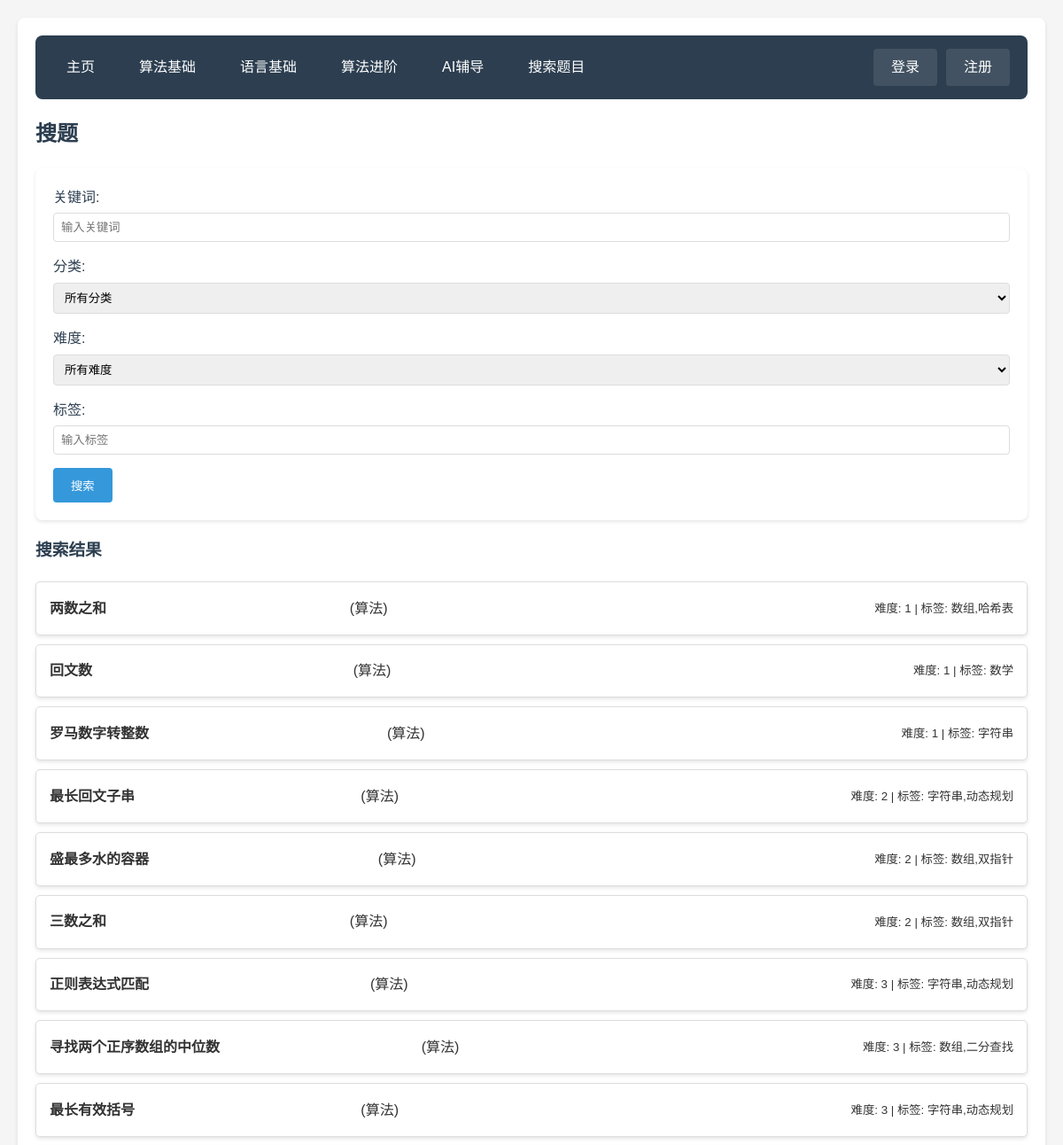
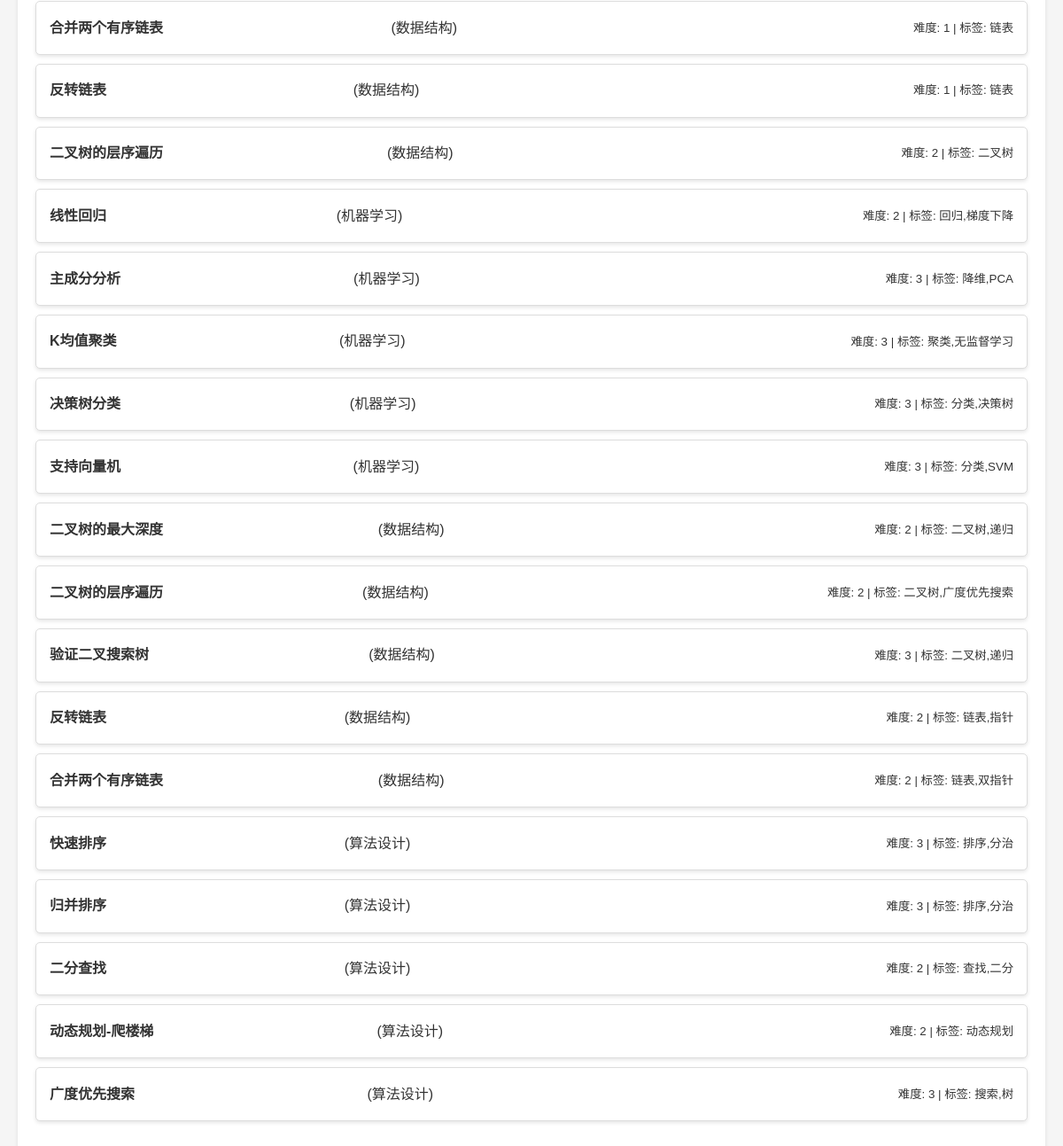
The app's page /search_problems (signed in) with its own data (2 pictures, top to bottom).
### 1.py (models this page shows)
class Problem(db.Model):
    id = db.Column(db.Integer, primary_key=True)
    title = db.Column(db.String(100), nullable=False)
    content = db.Column(db.Text, nullable=False)
    answer = db.Column(db.Text, nullable=False)
    difficulty = db.Column(db.Integer) # 1-简单, 2-中等, 3-困难
    category = db.Column(db.String(50), nullable=True)  # 新增字段
    tags = db.Column(db.String(100), nullable=True)     # 新增字段
    standard_code = db.Column(db.Text, nullable=True) # 标准答案代码
    test_cases = db.Column(db.Text, nullable=True) # 测试用例，JSON格式存储

### 1.py (the view)
@app.route('/search_problems', methods=['GET'])
@login_required
def search_problems():
    keyword = request.args.get('keyword', '').strip()
    category = request.args.get('category', '')
    difficulty = request.args.get('difficulty', '')
    tag = request.args.get('tag', '')
    query = Problem.query
    if keyword:
        query = query.filter(
            (Problem.title.contains(keyword))  # 仅搜索标题
        )
    if category:
        query = query.filter_by(category=category)
    if difficulty:
        query = query.filter_by(difficulty=difficulty)
    if tag:
        query = query.filter(Problem.tags.contains(tag))
    problems = query.all()
    return render_template('search_problems.html', problems=problems, keyword=keyword)

### 1.py (called while the page is built)
def login_required(f):
    @wraps(f)
    def decorated_function(*args, **kwargs):
        if 'user_id' not in session:
            return redirect(url_for('login'))
        user = User.query.get(session['user_id'])
        if user is None:
            session.clear()
            return redirect(url_for('login'))
        return f(*args, **kwargs)
    return decorated_function

### templates/search_problems.html (shortened to what this page needs)
{% extends "base.html" %}
{% block content %}
<h2>搜题</h2>
<form method="GET" action="{{ url_for('search_problems') }}">
    <div>
        <label for="keyword">关键词:</label>
        <input type="text" id="keyword" name="keyword" placeholder="输入关键词" value="{{ keyword }}">
    </div>
    <div>
        <label for="category">分类:</label>
        <select id="category" name="category">
            <option value="">所有分类</option>
        </select>
    </div>
    <div>
        <label for="difficulty">难度:</label>
        <select id="difficulty" name="difficulty">
            <option value="">所有难度</option>
        </select>
    </div>
    <div>
        <label for="tag">标签:</label>
        <input type="text" id="tag" name="tag" placeholder="输入标签">
    </div>
    <button type="submit">搜索</button>
</form>
<h3>搜索结果</h3>
{% if problems %}
    <ul class="search-results">
        {% for problem in problems %}
        <li>
            <a href="{{ url_for('problem_detail', problem_id=problem.id) }}" class="problem-link">
                <div class="problem-card">
                    <strong>{{ problem.title }}</strong> ({{ problem.category }})
                    <small>难度: {{ problem.difficulty }} | 标签: {{ problem.tags }}</small>
                </div>
            </a>
        </li>
        {% endfor %}
    </ul>
{% else %}
    <p>未找到相关题目。</p>
{% endif %}
{% endblock %}

### static/style.css (style rules this page uses)
body { font-family: 'Microsoft YaHei', sans-serif; line-height: 1.6; margin: 0; padding: 20px; background-color: #f5f5f5; color: #333; }
h1, h2, h3 { color: #2c3e50; margin-bottom: 20px; }
form { background-color: #fff; padding: 20px; border-radius: 8px; box-shadow: 0 2px 4px rgba(0, 0, 0, 0.1); }
form div { margin-bottom: 15px; }
label { display: block; margin-bottom: 5px; color: #2c3e50; }
input[type="text"], input[type="password"], textarea, select { width: 100%; padding: 8px; border: 1px solid #ddd; border-radius: 4px; box-sizing: border-box; }
button { background-color: #3498db; color: white; padding: 10px 20px; border: none; border-radius: 4px; cursor: pointer; transition: background-color 0.3s; }
.problem-card { display: block; text-decoration: none; color: inherit; background-color: white; padding: 20px; border-radius: 8px; box-shadow: 0 2px 4px rgba(0, 0, 0, 0.1); transition: transform 0.3s, box-shadow 0.3s; }
.problem-card { display: flex; justify-content: space-between; align-items: center; padding: 15px 20px; background: white; border-radius: 8px; box-shadow: 0 2px 4px rgba(0, 0, 0, 0.1); text-decoration: none; color: inherit; transition: transform 0.3s, box-shadow 0.3s; }

### templates/search_problems.html (style rules this page uses)
.search-results { list-style: none; padding: 0; }
.problem-link { text-decoration: none; color: inherit; }
.problem-card { padding: 15px; margin: 10px 0; border: 1px solid #ddd; border-radius: 5px; transition: box-shadow 0.3s ease; }

### records on screen
Problem: title "两数之和", category "算法", difficulty "1", tags "数组,哈希表"
Problem: title "回文数", category "算法", difficulty "1", tags "数学"
Problem: title "罗马数字转整数", category "算法", difficulty "1", tags "字符串"
Problem: title "最长回文子串", category "算法", difficulty "2", tags "字符串,动态规划"
Problem: title "盛最多水的容器", category "算法", difficulty "2", tags "数组,双指针"
Problem: title "三数之和", category "算法", difficulty "2", tags "数组,双指针"
Problem: title "正则表达式匹配", category "算法", difficulty "3", tags "字符串,动态规划"
Problem: title "寻找两个正序数组的中位数", category "算法", difficulty "3", tags "数组,二分查找"
Problem: title "最长有效括号", category "算法", difficulty "3", tags "字符串,动态规划"
Problem: title "合并两个有序链表", category "数据结构", difficulty "1", tags "链表"
Problem: title "反转链表", category "数据结构", difficulty "1", tags "链表"
Problem: title "二叉树的层序遍历", category "数据结构", difficulty "2", tags "二叉树"
Problem: title "线性回归", category "机器学习", difficulty "2", tags "回归,梯度下降"
Problem: title "主成分分析", category "机器学习", difficulty "3", tags "降维,PCA"
Problem: title "K均值聚类", category "机器学习", difficulty "3", tags "聚类,无监督学习"
Problem: title "决策树分类", category "机器学习", difficulty "3", tags "分类,决策树"
Problem: title "支持向量机", category "机器学习", difficulty "3", tags "分类,SVM"
Problem: title "二叉树的最大深度", category "数据结构", difficulty "2", tags "二叉树,递归"
Problem: title "二叉树的层序遍历", category "数据结构", difficulty "2", tags "二叉树,广度优先搜索"
Problem: title "验证二叉搜索树", category "数据结构", difficulty "3", tags "二叉树,递归"
Problem: title "反转链表", category "数据结构", difficulty "2", tags "链表,指针"
Problem: title "合并两个有序链表", category "数据结构", difficulty "2", tags "链表,双指针"
Problem: title "快速排序", category "算法设计", difficulty "3", tags "排序,分治"
Problem: title "归并排序", category "算法设计", difficulty "3", tags "排序,分治"
Problem: title "二分查找", category "算法设计", difficulty "2", tags "查找,二分"
Problem: title "动态规划-爬楼梯", category "算法设计", difficulty "2", tags "动态规划"
Problem: title "广度优先搜索", category "算法设计", difficulty "3", tags "搜索,树"
